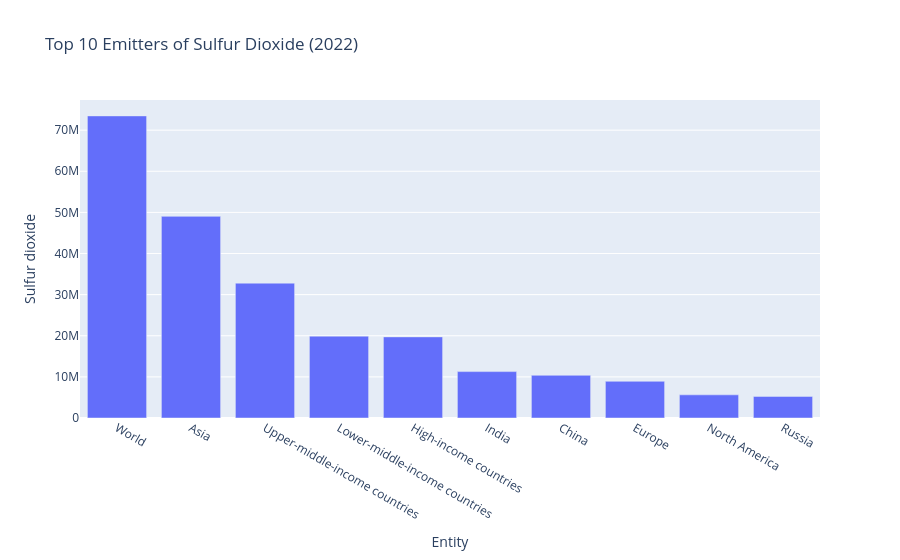

Notebook code for this chart:
### Markdown cell above
### 3. Bar Chart: Top 10 Emitters for Sulfur Dioxide
Comparing the top emitters in the latest year.

### Code cell
top_10_so2 = df_latest.nlargest(10, 'Sulfur dioxide')

fig_bar = px.bar(top_10_so2, x='Entity', y='Sulfur dioxide',
                title=f'Top 10 Emitters of Sulfur Dioxide ({latest_year})')
fig_bar.show()
# save
save_fig(fig_bar, 'top10_so2')

### Figure 1 — Plotly figure (JSON) as saved in the notebook; plotly's stock layout.template omitted (floating-point values rounded to 4 significant figures)
{"data": [{"hovertemplate": "Entity=%{x}<br>Sulfur dioxide=%{y}<extra></extra>", "legendgroup": "", "marker": {"color": "#636efa", "pattern": {"shape": ""}}, "name": "", "orientation": "v", "showlegend": false, "textposition": "auto", "type": "bar", "x": ["World", "Asia", "Upper-middle-income countries", "Lower-middle-income countries", "High-income countries", "India", "China", "Europe", "North America", "Russia"], "xaxis": "x", "y": [73470000.0, 49040000.0, 32790000.0, 19910000.0, 19720000.0, 11280000.0, 10380000.0, 8925000.0, 5635000.0, 5254000.0], "yaxis": "y"}], "layout": {"barmode": "relative", "legend": {"tracegroupgap": 0}, "title": {"text": "Top 10 Emitters of Sulfur Dioxide (2022)"}, "xaxis": {"anchor": "y", "domain": [0, 1], "title": {"text": "Entity"}}, "yaxis": {"anchor": "x", "domain": [0, 1], "title": {"text": "Sulfur dioxide"}}}}
